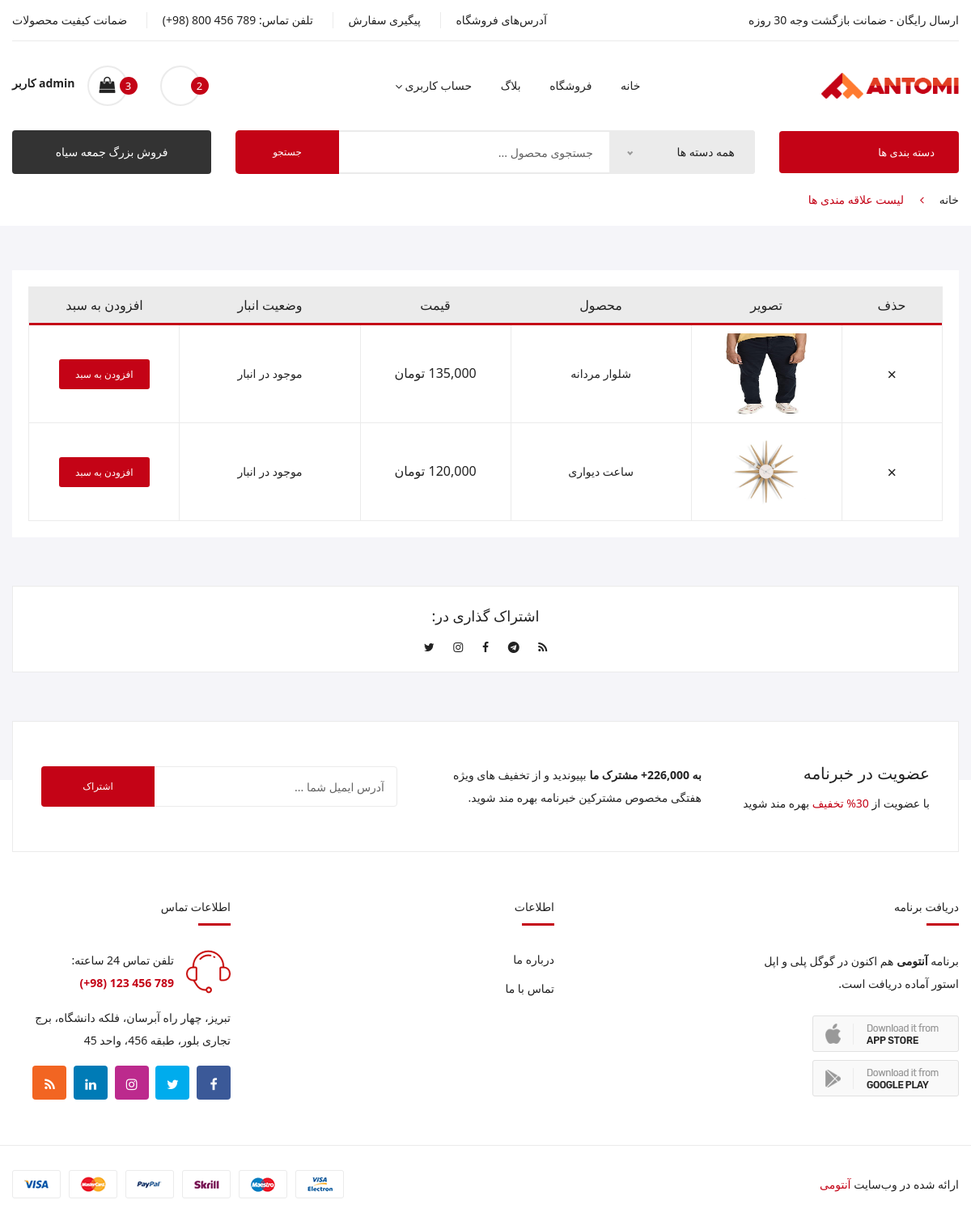
Screenshot of /accounts/favourite/ (signed in) with the database file from the repository.
### home/models.py (models this page shows, shortened)
class Product(models.Model):
    VARIANT = (
        ('None','none'),
        ('Size','size'),
        ('Color','color'),
        ('Both','Both'),
    )
    category = models.ManyToManyField(Category,blank=True,related_name='cat_product')
    name = models.CharField(max_length=200)
    amount = models.PositiveIntegerField()
    unit_price = models.PositiveIntegerField()
    change = models.BooleanField(default=True)
    discount = models.PositiveIntegerField(blank=True,null=True)
    total_price = models.PositiveIntegerField()
    information = RichTextUploadingField(blank=True,null=True)
    create = models.DateTimeField(auto_now_add=True)
    update = models.DateTimeField(auto_now=True)
    tags = TaggableManager(blank=True)
    available = models.BooleanField(default=True)
    status = models.CharField(null=True,blank=True,max_length=200,choices=VARIANT)
    color = models.ManyToManyField('Color',blank=True)
    size = models.ManyToManyField('Size',blank=True)
    brand = models.ForeignKey('Brand',on_delete=models.CASCADE,blank=True,null=True)
    image = models.ImageField(upload_to='product/',blank=True,null=True)
    like = models.ManyToManyField(User, blank=True, related_name='product_like')
    total_like = models.IntegerField(default=0)
    unlike = models.ManyToManyField(User, blank=True, related_name='product_unlike')
    total_unlike = models.IntegerField(default=0)
    favourite = models.ManyToManyField(User,blank=True,related_name='fa_user')
    total_favourite = models.IntegerField(default=0)
    sell = models.IntegerField(default=0)
    views = models.ManyToManyField(User, blank=True, related_name='product_view')
    num_view = models.IntegerField(default=0)
    total_comment = models.PositiveIntegerField(default=0)
    def total_like(self):
        return self.like.count()
    def total_unlike(self):
        return self.unlike.count()
    @property
    def image_url(self):
        if self.image and hasattr(self.image, 'url'):
            return self.image.url
    @property
    def total_price(self):
        if not self.discount:
            return self.unit_price
        elif self.discount:
            total = (self.discount * self.unit_price)/100
            return int(self.unit_price - total)
        self.total_price

### accounts/views.py (the view)
# urls.py: path('favourite/',views.favourite,name='favourite'),
def favourite(request):
    profile = Profile.objects.get(user_id=request.user.id)
    main_categorys = Category.objects.filter(sub_cat=False)
    sub_categorys = Category.objects.filter(sub_cat=True)
    all_category = Category.objects.all()
    nums_favourite = Product.objects.filter(favourite=request.user.id).aggregate(sum=Sum('favourite'))['sum']
    nums = Cart.objects.filter(user_id=request.user.id).aggregate(sum=Sum('quantity'))['sum']
    product = request.user.fa_user.all()
    return render(request,'favourite.html',{'product':product,'main_categorys':main_categorys,'sub_categorys':sub_categorys,'all_category':all_category,'profile':profile,'nums':nums,'nums_favourite':nums_favourite})

### accounts/templates/favourite.html
{% extends 'base.html' %}
{% load static %}
{% load humanize %}
{% block body%}
  <div class="breadcrumbs_area">
    <div class="container">
        <div class="row">
            <div class="col-12">
                <div class="breadcrumb_content">
                    <ul>
                        <li><a href="{% url 'home:home' %}">خانه</a></li>
                        <li>لیست علاقه مندی ها </li>
                    </ul>
                </div>
            </div>
        </div>
    </div>
</div>
  <div class="wishlist_page_bg">
    <div class="container">
        <div class="wishlist_area">
            <div class="wishlist_inner">
                <form action="#">
                    <div class="row">
                        <div class="col-12">
                            <div class="table_desc wishlist">
                                <div class="cart_page table-responsive">
                                    <table>
                                        <thead>
                                            <tr>
                                                <th class="product_remove">حذف</th>
                                                <th class="product_thumb">تصویر</th>
                                                <th class="product_name">محصول</th>
                                                <th class="product-price">قیمت</th>
                                                <th class="product_quantity">وضعیت انبار</th>
                                                <th class="product_total">افزودن به سبد</th>
                                            </tr>
                                        </thead>
                                        <tbody>
                                            {% for i in product %}
                                            {% if i.favourite %}
                                            <tr>
                                                <td class="product_remove"><a href="{% url 'home:favourite_remove' i.id %}">×</a></td>
                                                <td class="product_thumb"><a href="{% url 'home:detail' i.id %}"><img style="width: 100px;height: 100px" src="{{i.image_url}}" alt=""></a></td>
                                                <td class="product_name"><a href="{% url 'home:detail' i.id %}">{{i.name}}</a></td>
                                                <td class="product-price">{{i.total_price | intcomma}} تومان</td>
                                                {% if i.amount > 0 %}
                                                <td class="product_quantity">موجود در انبار</td>
                                                {% else %}
                                                <td class="product_quantity"> نا موجود  </td>
                                                {% endif %}
                                                {% if i.status != 'None' %}
                                                <td class="product_total"><a href="{% url 'home:detail' i.id %}">افزودن به سبد</a></td>
                                                {% else %}
                                                <td class="product_total"><a href="{% url 'cart:add_cart' i.id %}">افزودن به سبد</a></td>
                                                {% endif %}
                                            </tr>
                                            {% else %}
                                            <p>not favourite exist</p>
                                            {% endif %}
                                            {% endfor %}
                                        </tbody>
                                    </table>
                                </div>
                            </div>
                        </div>
                    </div>
                </form>
            </div>
            <div class="row">
                <div class="col-12">
                    <div class="wishlist_share">
                        <h4>اشتراک گذاری در:</h4>
                        <ul>
                            <li><a href="#"><i class="fa fa-rss"></i></a></li>
                            <li><a href="#"><i class="fa fa-telegram"></i></a></li>
                            <li><a href="#"><i class="fa fa-facebook"></i></a></li>
                            <li><a href="#"><i class="fa fa-instagram"></i></a></li>
                            <li><a href="#"><i class="fa fa-twitter"></i></a></li>
                        </ul>
                    </div>
                </div>
            </div>
        </div>
    </div>
</div>
{% endblock body %}

### templates/navbar.html (shortened to what this page needs)
  <header>
      <div class="main_header header_padding">
          <div class="container">
              <div class="header_top">
                  <div class="row align-items-center">
                      <div class="col-lg-4 col-md-5">
                          <div class="antomi_message">
                              <p>ارسال رایگان - ضمانت بازگشت وجه 30 روزه</p>
                          </div>
                      </div>
                      <div class="col-lg-8 col-md-7">
                          <div class="header_top_settings text-right">
                              <ul>
                                  <li><a href="#">آدرس‌های فروشگاه</a></li>
                                  <li><a href="#">پیگیری سفارش</a></li>
                                  <li>تلفن تماس: <a class="ltr-text" href="tel:+(+98)800456789">(+98) 800 456 789 </a></li>
                                  <li>ضمانت کیفیت محصولات</li>
                              </ul>
                          </div>
                      </div>
                  </div>
              </div>
              <div class="header_middle sticky-header">
                  <div class="row align-items-center">
                      <div class="col-lg-2 col-md-6">
                          <div class="logo">
                              <a href="{% url 'home:home' %}"><img src="../media/logo/logo.png" alt=""></a>
                          </div>
                      </div>
                      <div class="col-lg-7 col-md-12">
                          <div class="main_menu menu_position text-center">
                              <nav>
                                  <ul>
                                      <li><a href="{% url 'home:home' %}">خانه</a>
                                      </li>
                                      <li class="mega_items"><a href="{% url 'home:product' %}">فروشگاه</a>
                                      </li>
                                      <li><a href="{% url 'home:blog' %}">بلاگ</a>
                                      </li>
                                      <li><a href="#">حساب کاربری<i class="fa fa-angle-down"></i></a>
                                      </li>
                                  </ul>
                              </nav>
                          </div>
                      </div>
                      {% if user.is_authenticated %}
                      <div class="col-lg-3">
                          <div class="header_configure_area">
                              <div class="header_wishlist">
                                  <a href="{% url 'accounts:favourite' %}"><i class="ion-android-favorite-outline"></i>
                                        {% if nums_favourite %}
                                            <span class="wishlist_count">{{nums_favourite}}</span>
                                        {% endif %}
                                  </a>
                              </div>
                              <div class="mini_cart_wrapper">
                                  <a href="{% url 'cart:cart_detail' %}">
                                    <i class="fa fa-shopping-bag"></i>
                                    {% if nums %}
                                        <span class="cart_count">{{nums|default_if_none:''}}</span>
                                    {% endif %}
                                  </a>
                              </div>
                              <div class="" style="padding-right:15px ;padding-top:8px;">
                                <p ><strong> <a href="{% url 'accounts:profile' %}"> {{user.username}} کاربر </a></strong></p>
                            </div>
                          </div>
                      </div>
                      {% endif %}
                  </div>
              </div>
            <div class="header_bottom">
                <div class="row align-items-center">
                    <div class="column1 col-lg-3 col-md-6">
                        <div class="categories_menu categories_three">
                            <div class="categories_title">
                                <h2 class="categori_toggle">دسته بندی ها</h2>
                            </div>
                        </div>
                    </div>
                    <div class="column2 col-lg-6 ">
                        <div class="search_container">
                            <form action="{% url 'home:product' %}">
                                <div class="hover_category">
                                </div>
                                <div class="search_box">
                                    <input placeholder="جستجوی محصول ..." type="text" name="search">
                                    <button type="submit">جستجو</button>
                                </div>
                            </form>
                        </div>
                    </div>
                    <div class="column3 col-lg-3 col-md-6">
                        <div class="header_bigsale">
                            <a href="#">فروش بزرگ جمعه سیاه</a>
                        </div>
                    </div>
                </div>
            </div>
          </div>
      </div>
  </header>

### rows the page displays
Product: image_url (picture), name "شلوار مردانه", amount "موجود در انبار", status "افزودن به سبد"
Product: image_url (picture), name "ساعت دیواری", amount "موجود در انبار", status "افزودن به سبد"

### other values shown
{{ nums_favourite }} "2"
{{ nums|default_if_none:'' }} "3"
{{ user.username }} "admin"
